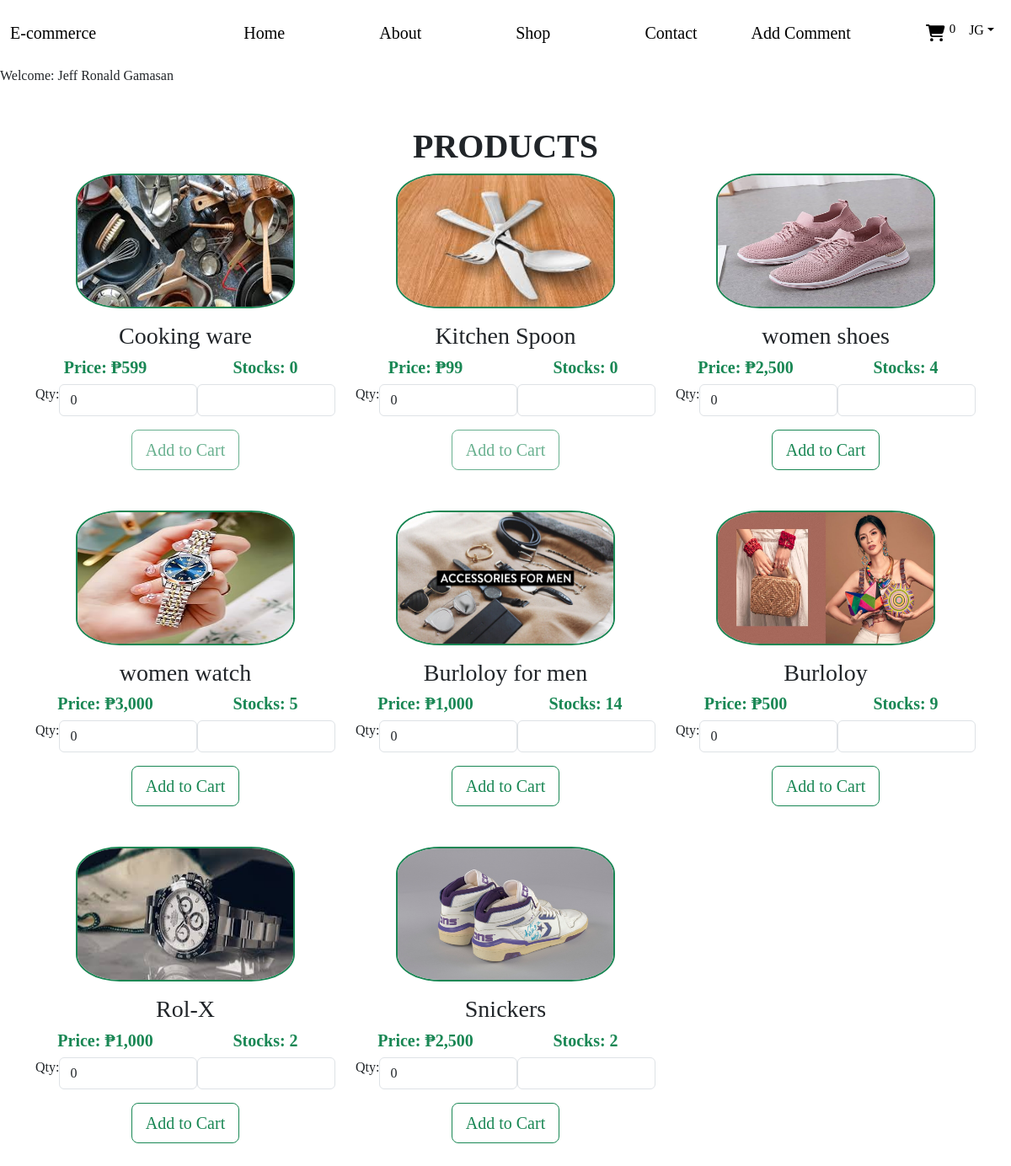
The app's page /shop.php (signed in) with its own data.
### tables this page shows
CREATE TABLE `tbl_product` (
  `product_id` int(11) NOT NULL,
  `product_name` varchar(250) DEFAULT NULL,
  `category` varchar(255) DEFAULT NULL,
  `price` varchar(255) DEFAULT NULL,
  `stock` varchar(255) DEFAULT NULL,
  `image` varchar(300) DEFAULT NULL,
  `added_by` varchar(250) DEFAULT NULL,
  `update_by` varchar(250) DEFAULT NULL,
  `date_added` varchar(255) DEFAULT NULL,
  `status` varchar(50) DEFAULT NULL
);

### class/class.php (called while the page is built, shortened)
<?php
class DisplayProductManager{
	private $conn;
	public function __construct($conn){
		$this->conn = $conn;
	}
	public function displayProducts(){
	$sql_shoes = "SELECT * FROM tbl_product ORDER BY product_id DESC";
		$get_shoes = $this->conn->query($sql_shoes);
		return $get_shoes;
	}
}
?>

### shop.php (the view, shortened to what this page needs)
<?php
if (session_status() === PHP_SESSION_NONE) {
 include("class/class.php");
}
$dbConnect = new DatabaseConnection($host, $user, $pass, $dbName);
$conn = $dbConnect->connectDb();
?>
<!DOCTYPE html>
<html lang="en">
<?php require_once "template-parts/head.php"; ?>
<body>
<?php
	require_once "template-parts/navbar.php";
	require_once "inc/welcome-msg.php";
?>
<section id="products" class="mt-5">
	<div class="container">
	<div class="row">
		<div class="col-md-12">
			<h1 class="text-center fw-bolder text-uppercase">Products</h1>
		</div>
	</div>
		<div class="row mb-3">
<?php
class ViewDisplay{
private $get_shoes;
public function __construct($get_shoes){
	$this->get_shoes = $get_shoes;
}
public function display(){
while ($row = $this->get_shoes->fetch_assoc()) {
	$peso_sign = "\xE2\x82\xB1";
?>
			<div class="col-md-4 mb-5">
			<form method="POST" class="needs-validation checkStocks" novalidate="" action="<?php htmlspecialchars($_SERVER['PHP_SELF']) ?>" enctype="multipart/form-data">
				<div class="pe-5 ps-5">
				<center>	<img src="upload/<?= $row['image']; ?>" class="border border-success border-2 img-fluid"></center>
				</div>
				<h3 class="text-center mt-3"><?= $row["product_name"]; ?></h3>
				<div class="row">
					<div class="col-6 text-center">
					<h5 class="text-success fw-bolder">Price: <?= $peso_sign.number_format($row["price"]) ?></h5>
					</div>
					<div class="col-6 text-center">
						<h5 class="text-success fw-bolder stock-amount">Stocks: <?= $row["stock"] ?></h5>
					</div>
					<div class="col-12 d-flex mb-3">
						<label>Qty:</label> <input type="number" class="form-control product_qty" name="product_qty" required="" min="0" oninput="validateNumber(this)" value="0">
						<input type="text" readonly="" name="prod_sub_total" class="sub_total form-control">
					</div>
				</div>
				<div class="row">
					<div class="text-center col-md-12">
					<input type="submit" id="btn-add-cart" class="btn btn-outline-success btn-lg" value="Add to Cart" name="btnAddCart">
				</div>
				</div>
			</form>
			</div>
<?php
  }
 }
}
$recordsManger = new DisplayProductManager($conn);
$records = $recordsManger->displayProducts();
$recorView = new ViewDisplay($records);
$recorView->display();
?>
		</div>
	</div>
</section>
</body>
</html>

### css/custom.css (style rules this page uses)
body { font-family: Bodoni MT; max-width: 100% !important; overflow-x: hidden !important; scroll-behavior: smooth; margin: 0 !important; padding: 0 !important; }
#categories img, #products img { height: 10em; width: 100%; border-radius: 20%; }

### records on screen
tbl_product: image (picture), product_name "Cooking ware", peso_sign "₱", price "599", stock "0"
tbl_product: image (picture), product_name "Kitchen Spoon", peso_sign "₱", price "99", stock "0"
tbl_product: image (picture), product_name "women shoes", peso_sign "₱", price "2,500", stock "4"
tbl_product: image (picture), product_name "women watch", peso_sign "₱", price "3,000", stock "5"
tbl_product: image (picture), product_name "Burloloy for men", peso_sign "₱", price "1,000", stock "14"
tbl_product: image (picture), product_name "Burloloy", peso_sign "₱", price "500", stock "9"
tbl_product: image (picture), product_name "Rol-X", peso_sign "₱", price "1,000", stock "2"
tbl_product: image (picture), product_name "Snickers", peso_sign "₱", price "2,500", stock "2"

### other values on screen
$total "0"
$initials "JG"
$full_name "Jeff Ronald Gamasan"
